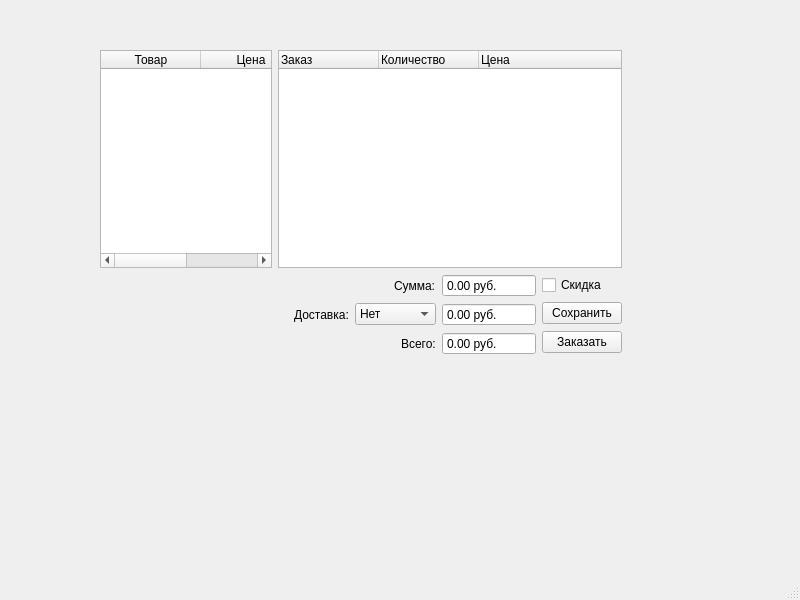
<?xml version="1.0" encoding="UTF-8"?>
<ui version="4.0">
 <class>MainWindow</class>
 <widget class="QMainWindow" name="MainWindow">
  <property name="geometry">
   <rect>
    <x>0</x>
    <y>0</y>
    <width>800</width>
    <height>600</height>
   </rect>
  </property>
  <property name="windowTitle">
   <string>MainWindow</string>
  </property>
  <widget class="QWidget" name="centralwidget">
   <widget class="QWidget" name="">
    <property name="geometry">
     <rect>
      <x>100</x>
      <y>50</y>
      <width>522</width>
      <height>305</height>
     </rect>
    </property>
    <layout class="QVBoxLayout" name="mainLayout">
     <item>
      <layout class="QHBoxLayout" name="horizontalLayout" stretch="1,2">
       <item>
        <widget class="QTableWidget" name="tableWidget">
         <property name="alternatingRowColors">
          <bool>false</bool>
         </property>
         <property name="showGrid">
          <bool>true</bool>
         </property>
         <property name="sortingEnabled">
          <bool>true</bool>
         </property>
         <column>
          <property name="text">
           <string>Товар</string>
          </property>
         </column>
         <column>
          <property name="text">
           <string>Цена</string>
          </property>
         </column>
        </widget>
       </item>
       <item>
        <widget class="QTreeWidget" name="treeWidget">
         <column>
          <property name="text">
           <string>Заказ</string>
          </property>
         </column>
         <column>
          <property name="text">
           <string>Количество</string>
          </property>
         </column>
         <column>
          <property name="text">
           <string>Цена</string>
          </property>
         </column>
        </widget>
       </item>
      </layout>
     </item>
     <item>
      <layout class="QHBoxLayout" name="horizontalLayout_5">
       <item>
        <layout class="QVBoxLayout" name="verticalLayout_2">
         <item>
          <layout class="QHBoxLayout" name="horizontalLayout_4">
           <item>
            <spacer name="horizontalSpacer">
             <property name="orientation">
              <enum>Qt::Horizontal</enum>
             </property>
             <property name="sizeHint" stdset="0">
              <size>
               <width>40</width>
               <height>20</height>
              </size>
             </property>
            </spacer>
           </item>
           <item>
            <widget class="QLabel" name="label_3">
             <property name="text">
              <string>Сумма:</string>
             </property>
            </widget>
           </item>
           <item>
            <widget class="QDoubleSpinBox" name="sb_sum">
             <property name="minimumSize">
              <size>
               <width>80</width>
               <height>0</height>
              </size>
             </property>
             <property name="readOnly">
              <bool>true</bool>
             </property>
             <property name="buttonSymbols">
              <enum>QAbstractSpinBox::NoButtons</enum>
             </property>
             <property name="suffix">
              <string> руб.</string>
             </property>
             <property name="maximum">
              <double>9999999999.000000000000000</double>
             </property>
            </widget>
           </item>
          </layout>
         </item>
         <item>
          <layout class="QHBoxLayout" name="horizontalLayout_3">
           <item>
            <spacer name="horizontalSpacer_2">
             <property name="orientation">
              <enum>Qt::Horizontal</enum>
             </property>
             <property name="sizeHint" stdset="0">
              <size>
               <width>40</width>
               <height>20</height>
              </size>
             </property>
            </spacer>
           </item>
           <item>
            <widget class="QLabel" name="label">
             <property name="text">
              <string>Доставка:</string>
             </property>
            </widget>
           </item>
           <item>
            <widget class="QComboBox" name="cb_delivery">
             <item>
              <property name="text">
               <string>Нет</string>
              </property>
             </item>
             <item>
              <property name="text">
               <string>Обычная</string>
              </property>
             </item>
             <item>
              <property name="text">
               <string>Срочная</string>
              </property>
             </item>
            </widget>
           </item>
           <item>
            <widget class="QDoubleSpinBox" name="sb_delivery">
             <property name="minimumSize">
              <size>
               <width>80</width>
               <height>0</height>
              </size>
             </property>
             <property name="buttonSymbols">
              <enum>QAbstractSpinBox::NoButtons</enum>
             </property>
             <property name="suffix">
              <string> руб.</string>
             </property>
             <property name="maximum">
              <double>9999999999.000000000000000</double>
             </property>
            </widget>
           </item>
          </layout>
         </item>
         <item>
          <layout class="QHBoxLayout" name="horizontalLayout_2">
           <item>
            <spacer name="horizontalSpacer_3">
             <property name="orientation">
              <enum>Qt::Horizontal</enum>
             </property>
             <property name="sizeHint" stdset="0">
              <size>
               <width>40</width>
               <height>20</height>
              </size>
             </property>
            </spacer>
           </item>
           <item>
            <widget class="QLabel" name="label_2">
             <property name="text">
              <string>Всего:</string>
             </property>
            </widget>
           </item>
           <item>
            <widget class="QDoubleSpinBox" name="sb_total">
             <property name="minimumSize">
              <size>
               <width>80</width>
               <height>0</height>
              </size>
             </property>
             <property name="buttonSymbols">
              <enum>QAbstractSpinBox::NoButtons</enum>
             </property>
             <property name="suffix">
              <string> руб.</string>
             </property>
             <property name="maximum">
              <double>9999999999.000000000000000</double>
             </property>
            </widget>
           </item>
          </layout>
         </item>
        </layout>
       </item>
       <item>
        <layout class="QVBoxLayout" name="verticalLayout">
         <item>
          <widget class="QCheckBox" name="cb_discount">
           <property name="text">
            <string>Скидка</string>
           </property>
          </widget>
         </item>
         <item>
          <widget class="QPushButton" name="pb_save">
           <property name="text">
            <string>Сохранить</string>
           </property>
          </widget>
         </item>
         <item>
          <widget class="QPushButton" name="pb_order">
           <property name="text">
            <string>Заказать</string>
           </property>
          </widget>
         </item>
        </layout>
       </item>
      </layout>
     </item>
    </layout>
   </widget>
  </widget>
  <widget class="QMenuBar" name="menubar">
   <property name="geometry">
    <rect>
     <x>0</x>
     <y>0</y>
     <width>800</width>
     <height>29</height>
    </rect>
   </property>
  </widget>
  <widget class="QStatusBar" name="statusbar"/>
 </widget>
 <resources/>
 <connections/>
</ui>
